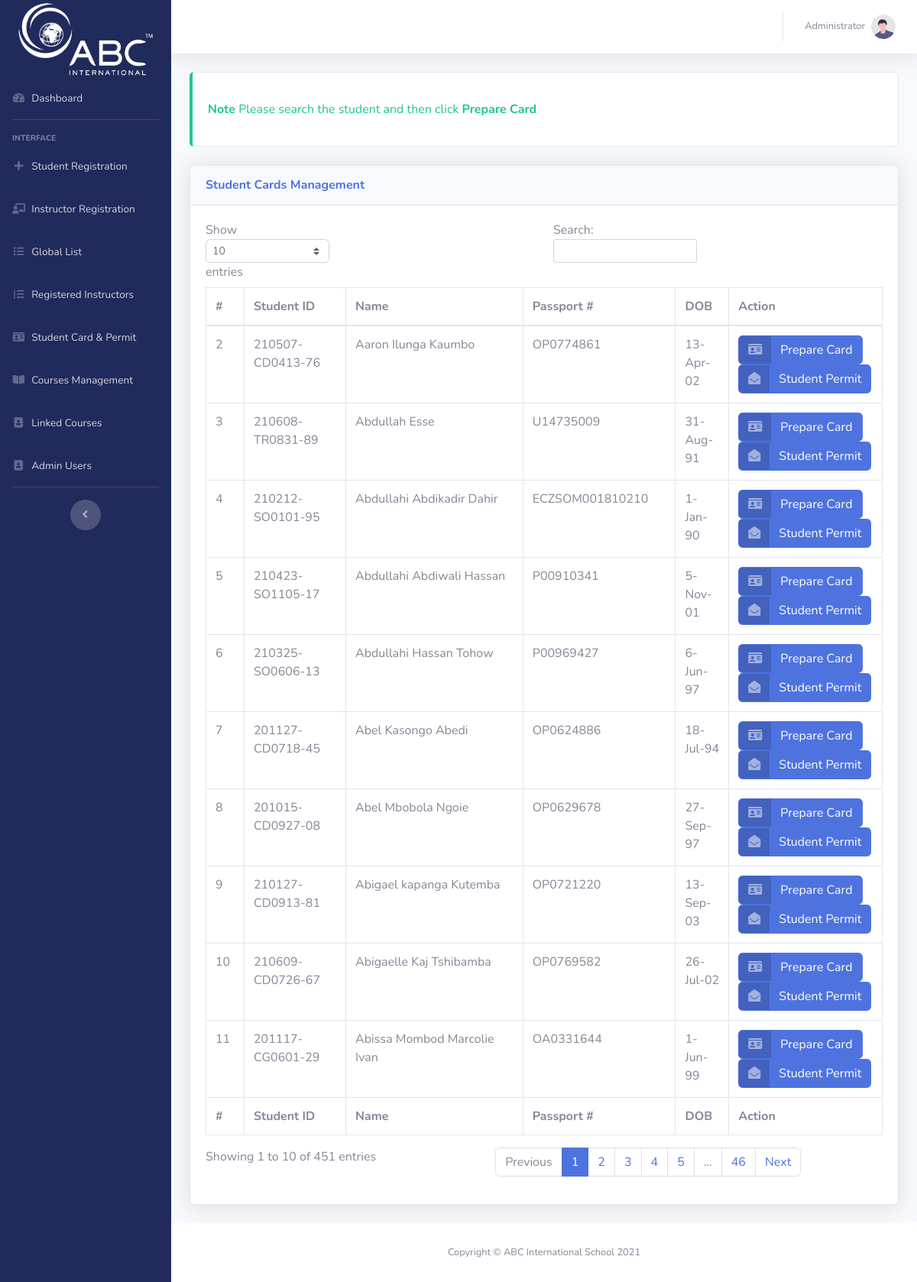
/admin_student_card.php (signed in), run on the app's committed database.
### tables this page shows
CREATE TABLE `master_registration_list` (
  `id` int(255) NOT NULL,
  `student_id` varchar(1000) DEFAULT NULL,
  `student_name` varchar(1000) DEFAULT NULL,
  `registration_date` varchar(1000) DEFAULT NULL,
  `country` varchar(1000) DEFAULT NULL,
  `passport_no` varchar(1000) DEFAULT NULL,
  `dob` varchar(1000) DEFAULT NULL,
  `phone_no` varchar(1000) DEFAULT NULL,
  `email` varchar(1000) DEFAULT NULL,
  `reason` varchar(1000) DEFAULT NULL,
  `deactivation_date` varchar(1000) DEFAULT NULL,
  `notes` varchar(1000) DEFAULT NULL,
  `registration_invoice_no` varchar(1000) DEFAULT NULL,
  `guardian_contact` varchar(1000) NOT NULL,
  `address_S_A` varchar(1000) NOT NULL,
  `facebook` varchar(1000) NOT NULL,
  `insta` varchar(1000) NOT NULL
);

### admin_student_card.php (the view, shortened to what this page needs)
<?php
require 'parts/app.php';
?>
<!DOCTYPE html>
<html lang="en">
<?php
require 'parts/head.php';
?>
<body id="page-top">
    <div id="wrapper">
        <?php require 'parts/side_bar.php'; ?>
        <div id="content-wrapper" class="d-flex flex-column">
            <div id="content">
                <?php require 'parts/top_bar.php'; ?>
                <div class="container-fluid">
                    <div class="card mb-4 py-3 border-left-success">
                        <div class="card-body text-success">
                            <strong>Note </strong> Please search the student and then click <b>Prepare Card</b>
                        </div>
                    </div>
                    <div class="card shadow mb-4">
                        <div class="card-header py-3">
                            <h6 class="m-0 font-weight-bold text-primary">Student Cards Management</h6>
                        </div>
                        <div class="card-body">
                            <div class="table-responsive">
                                <table class="table table-bordered" id="dataTable" width="100%" cellspacing="0">
                                    <thead>
                                    <tr>
                                        <th>#</th>
                                        <th>Student ID</th>
                                        <th>Name</th>
                                        <th>Passport #</th>
                                        <th>DOB</th>
                                        <th>Action</th>
                                    </tr>
                                    </thead>
                                    <tfoot>
                                    <tr>
                                        <th>#</th>
                                        <th>Student ID</th>
                                        <th>Name</th>
                                        <th>Passport #</th>
                                        <th>DOB</th>
                                        <th>Action</th>
                                    </tr>
                                    </tfoot>
                                    <tbody>
                                    <?php
                                    $sql = "SELECT * FROM master_registration_list";
                                    $res = mysqli_query($con, $sql);
                                    if(mysqli_num_rows($res)){
                                        while($row = mysqli_fetch_array($res)){
                                            ?>
                                            <tr>
                                                <td><?php echo $row["id"]; ?></td>
                                                <td><?php echo $row["student_id"]; ?></td>
                                                <td><?php echo $row["student_name"]; ?></td>
                                                <td><?php echo $row["passport_no"]; ?></td>
                                                <td><?php echo $row["dob"]; ?></td>
                                                <td>
                                                    <a href="admin_show_card.php?id=<?php echo $row["id"]; ?>" class="btn btn-primary btn-icon-split">
                                                        <span class="icon text-white-50">
                                                            <i class="fas fa-id-card"></i>
                                                        </span>
                                                        <span class="text">Prepare Card</span>
                                                    </a>
                                                    <a href="permit.php?id=<?php echo $row["id"]; ?>" target="_blank" class="btn btn-primary btn-icon-split">
                                                        <span class="icon text-white-50">
                                                            <i class="fas fa-envelope-open"></i>
                                                        </span>
                                                        <span class="text">Student Permit</span>
                                                    </a>
                                                </td>
                                            </tr>
                                    <?php
                                        }
                                    }
                                    ?>
                                    </tbody>
                                </table>
                            </div>
                        </div>
                    </div>
                </div>
            </div>
            <?php require 'parts/footer.php'; ?>
        </div>
    </div>
</body>
</html>

### data on the page
master_registration_list: id "2", student "210507-CD0413-76", student_name "Aaron Ilunga Kaumbo", passport_no "OP0774861", dob "13-Apr-02"
master_registration_list: id "3", student "210608-TR0831-89", student_name "Abdullah Esse", passport_no "U14735009", dob "31-Aug-91"
master_registration_list: id "4", student "210212-SO0101-95", student_name "Abdullahi Abdikadir Dahir", passport_no "ECZSOM001810210", dob "1-Jan-90"
master_registration_list: id "5", student "210423-SO1105-17", student_name "Abdullahi Abdiwali Hassan", passport_no "P00910341", dob "5-Nov-01"
master_registration_list: id "6", student "210325-SO0606-13", student_name "Abdullahi Hassan Tohow", passport_no "P00969427", dob "6-Jun-97"
master_registration_list: id "7", student "201127-CD0718-45", student_name "Abel Kasongo Abedi", passport_no "OP0624886", dob "18-Jul-94"
master_registration_list: id "8", student "201015-CD0927-08", student_name "Abel Mbobola Ngoie", passport_no "OP0629678", dob "27-Sep-97"
master_registration_list: id "9", student "210127-CD0913-81", student_name "Abigael kapanga Kutemba", passport_no "OP0721220", dob "13-Sep-03"
master_registration_list: id "10", student "210609-CD0726-67", student_name "Abigaelle Kaj Tshibamba", passport_no "OP0769582", dob "26-Jul-02"
master_registration_list: id "11", student "201117-CG0601-29", student_name "Abissa Mombod Marcolie Ivan", passport_no "OA0331644", dob "1-Jun-99"
